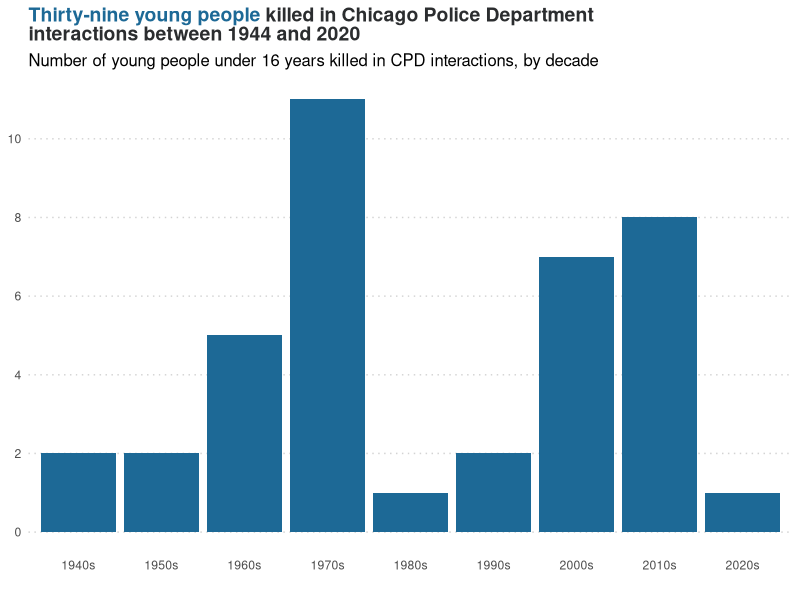
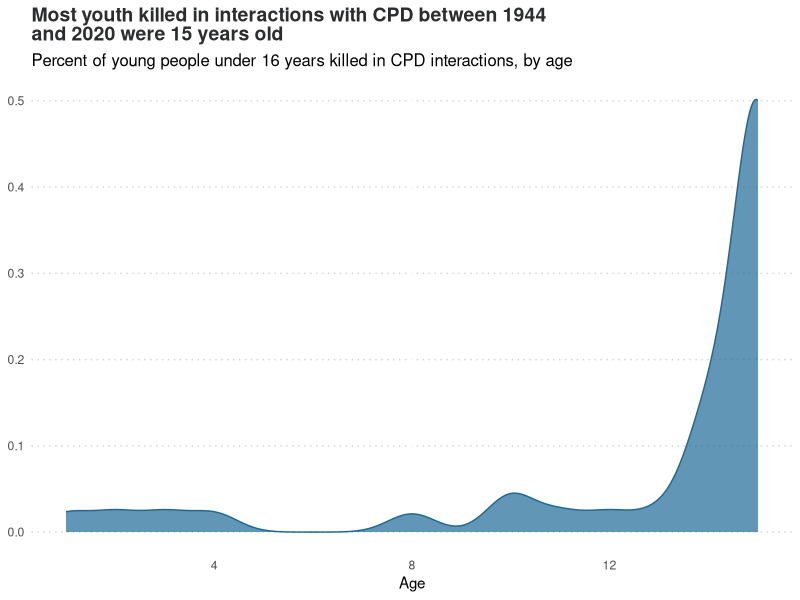
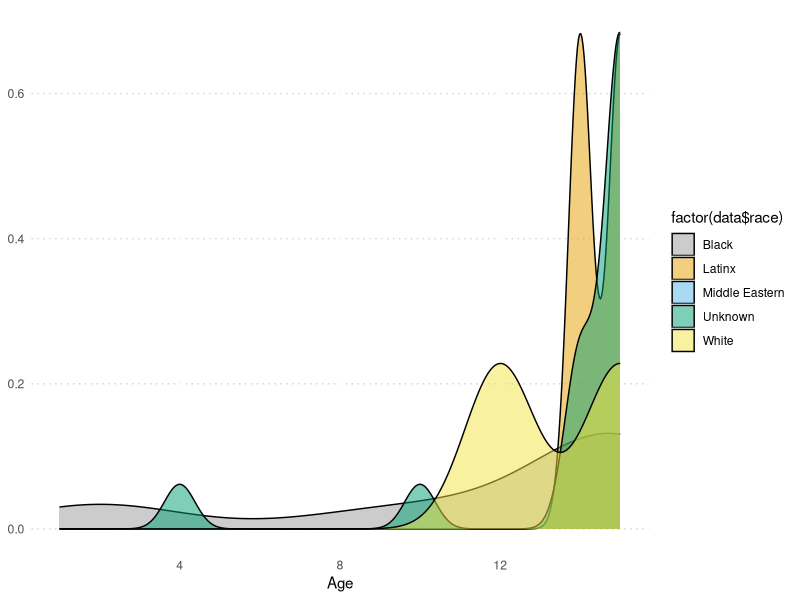
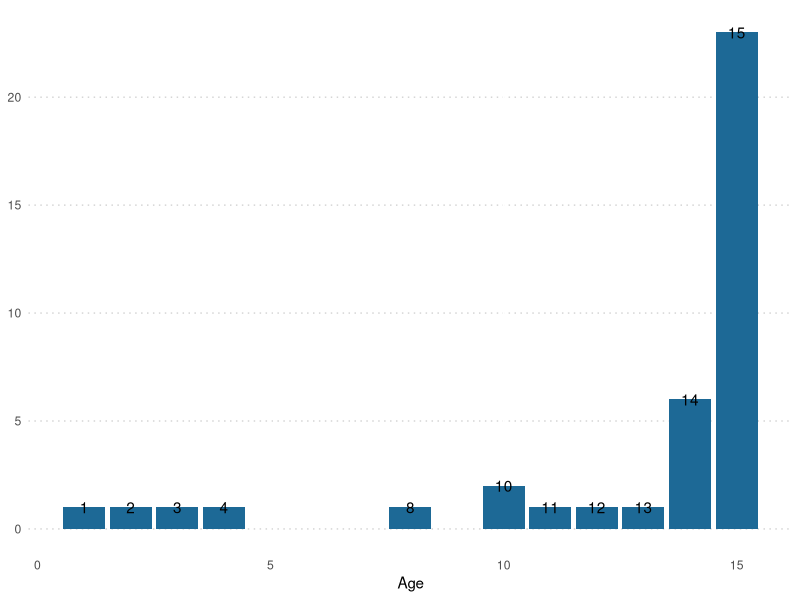

Write R code to recreate these figures, in order.
# Author: Charmaine Runes
# For South Side Weekly
# Project: Young People Killed by CPD

library(tidyverse)
library(tidyr)
library(dplyr)
library(readr)
library(ggplot2)
library(scales)
library(stringr)
library(here)
library(zoo)
library(ggtext)

data <- read_csv(here("data", "CPD_killings - edited.csv"), col_types=cols(.default="c"))
cbPalette <- c("#999999", "#E69F00", "#56B4E9", "#009E73", "#F0E442", "#0072B2", "#D55E00", "#CC79A7")

# Add variables
data <- data %>% 
  mutate(year = as.numeric(`Year`),
         age = as.numeric(`Age at Death`),
         decade = case_when(year >= 1940 & year <=1949 ~ '1940s',
                            year >= 1950 & year <= 1959 ~ '1950s',
                            year >= 1960 & year <= 1969 ~ '1960s',
                            year >= 1970 & year <= 1979 ~ '1970s',
                            year >= 1980 & year <= 1989 ~ '1980s',
                            year >= 1990 & year <= 1999 ~ '1990s',
                            year >= 2000 & year <= 2009 ~ '2000s',
                            year >= 2010 & year <= 2019 ~ '2010s',
                            year >= 2020 ~ '2020s'),
         race = replace_na(Race, 'Unknown')
         )

# Group by year
data.by_decade <- data %>% 
  group_by(decade) %>% 
  summarise(count = n())

chart_by_decade <- data.by_decade %>% 
  ggplot(aes(x=decade, y=count)) +
  geom_bar(stat="identity", data=data.by_decade, aes(x=decade, y=count), fill='#1d6996') +
  scale_y_continuous(breaks=seq(0, 13, 2)) +
  #geom_line(aes(x=decade, y=count, group=1), color='#e28743') +
  xlab("") + ylab("Number of young people killed by CPD") + 
  theme(
    plot.title = element_markdown(color="#2b2d2f", size=14),
    plot.subtitle = element_markdown(size=12),
    axis.ticks = element_blank(),
    axis.title.y = element_blank(),
    panel.grid.major.y = element_line(size=0.5, linetype="dotted", colour ="lightgrey"),
    panel.grid.minor.x = element_blank(),
    panel.border = element_blank(),
    panel.background = element_rect(fill = "white", colour = "white"),
    legend.position = "none"
  )

chart_by_decade + labs(
  title = "<b><span style = 'color:#1d6996;'>Thirty-nine young people</span> killed in Chicago Police Department<br>
  interactions between 1944 and 2020</b>", 
  subtitle = "Number of young people under 16 years killed in CPD interactions, by decade")

data.by_age <- data %>% 
  group_by(age) %>% 
  summarise(count = n())

chart_by_age <- data %>% 
  ggplot(aes(x=age)) +
  geom_density(fill='#1d6996', color='#1d6996', alpha=0.7) +
  xlab("Age") + ylab("Percent of young people killed in CPD interactions") + 
  theme(
    plot.title = element_markdown(color="#2b2d2f", size=14),
    plot.subtitle = element_markdown(size=12),
    axis.ticks = element_blank(),
    axis.title.y = element_blank(),
    panel.grid.major.y = element_line(size=0.5, linetype="dotted", colour ="lightgrey"),
    panel.grid.minor.x = element_blank(),
    panel.border = element_blank(),
    panel.background = element_rect(fill = "white", colour = "white"),
    legend.position = "none"
  )

chart_by_age + labs(
  title = "<b>Most youth killed in interactions with CPD between 1944<br>
  and 2020 were 15 years old</b>", 
  subtitle = "Percent of young people under 16 years killed in CPD interactions, by age")

chart_by_age_race <- data %>% 
  ggplot(aes(x=age)) +
  geom_density(aes(fill=factor(data$race)), alpha=0.5) +
  scale_fill_manual(values=cbPalette) +
  xlab("Age") + ylab("Percent of young people killed in CPD interactions") + 
  theme(
    plot.title = element_markdown(color="#2b2d2f", size=14),
    plot.subtitle = element_markdown(size=12),
    axis.ticks = element_blank(),
    axis.title.y = element_blank(),
    panel.grid.major.y = element_line(size=0.5, linetype="dotted", colour ="lightgrey"),
    panel.grid.minor.x = element_blank(),
    panel.border = element_blank(),
    panel.background = element_rect(fill = "white", colour = "white")
  )

chart_by_age_race # Update the legend title
  

data.by_age %>% 
  ggplot(aes(x=age, y=count)) +
  geom_bar(stat="identity", data=data.by_age, aes(x=age, y=count), fill='#1d6996') +
  geom_text(aes(label=age)) +
  scale_fill_manual(values=cbPalette) +
  xlab("Age") + ylab("Percent of young people killed in CPD interactions") + 
  theme(
    plot.title = element_markdown(color="#2b2d2f", size=14),
    plot.subtitle = element_markdown(size=12),
    axis.ticks = element_blank(),
    axis.title.y = element_blank(),
    panel.grid.major.y = element_line(size=0.5, linetype="dotted", colour ="lightgrey"),
    panel.grid.minor.x = element_blank(),
    panel.border = element_blank(),
    panel.background = element_rect(fill = "white", colour = "white")
  )
